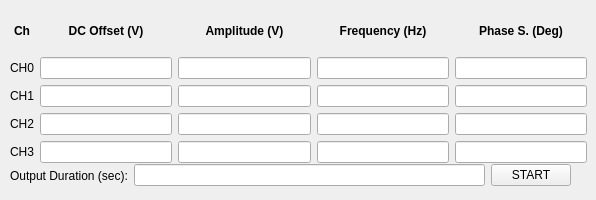
     <widget class="QWidget" name="tab_2">
      <attribute name="title">
       <string>Sine</string>
      </attribute>
      <widget class="QWidget" name="gridLayoutWidget_3">
       <property name="geometry">
        <rect>
         <x>10</x>
         <y>10</y>
         <width>577</width>
         <height>153</height>
        </rect>
       </property>
       <layout class="QGridLayout" name="gridLayout_3">
        <item row="0" column="0">
         <widget class="QLabel" name="label_5">
          <property name="font">
           <font>
            <weight>75</weight>
            <bold>true</bold>
           </font>
          </property>
          <property name="text">
           <string>Ch</string>
          </property>
          <property name="alignment">
           <set>Qt::AlignCenter</set>
          </property>
         </widget>
        </item>
        <item row="0" column="2">
         <widget class="QLabel" name="label_6">
          <property name="font">
           <font>
            <weight>75</weight>
            <bold>true</bold>
           </font>
          </property>
          <property name="text">
           <string>Amplitude (V)</string>
          </property>
          <property name="alignment">
           <set>Qt::AlignCenter</set>
          </property>
         </widget>
        </item>
        <item row="0" column="3">
         <widget class="QLabel" name="label_7">
          <property name="font">
           <font>
            <weight>75</weight>
            <bold>true</bold>
           </font>
          </property>
          <property name="text">
           <string>Frequency (Hz)</string>
          </property>
          <property name="alignment">
           <set>Qt::AlignCenter</set>
          </property>
         </widget>
        </item>
        <item row="0" column="4">
         <widget class="QLabel" name="label_8">
          <property name="font">
           <font>
            <weight>75</weight>
            <bold>true</bold>
           </font>
          </property>
          <property name="text">
           <string>Phase S. (Deg)</string>
          </property>
          <property name="alignment">
           <set>Qt::AlignCenter</set>
          </property>
         </widget>
        </item>
        <item row="3" column="2">
         <widget class="QLineEdit" name="lesin_amp_ch2"/>
        </item>
        <item row="2" column="2">
         <widget class="QLineEdit" name="lesin_amp_ch1"/>
        </item>
        <item row="1" column="2">
         <widget class="QLineEdit" name="lesin_amp_ch0"/>
        </item>
        <item row="4" column="2">
         <widget class="QLineEdit" name="lesin_amp_ch3"/>
        </item>
        <item row="2" column="3">
         <widget class="QLineEdit" name="lesin_freq_ch1"/>
        </item>
        <item row="1" column="3">
         <widget class="QLineEdit" name="lesin_freq_ch0"/>
        </item>
        <item row="4" column="3">
         <widget class="QLineEdit" name="lesin_freq_ch3"/>
        </item>
        <item row="3" column="3">
         <widget class="QLineEdit" name="lesin_freq_ch2"/>
        </item>
        <item row="1" column="4">
         <widget class="QLineEdit" name="lesin_phi_ch0"/>
        </item>
        <item row="3" column="4">
         <widget class="QLineEdit" name="lesin_phi_ch2"/>
        </item>
        <item row="4" column="4">
         <widget class="QLineEdit" name="lesin_phi_ch3"/>
        </item>
        <item row="2" column="4">
         <widget class="QLineEdit" name="lesin_phi_ch1"/>
        </item>
        <item row="0" column="1">
         <widget class="QLabel" name="label_9">
          <property name="font">
           <font>
            <weight>75</weight>
            <bold>true</bold>
           </font>
          </property>
          <property name="text">
           <string>DC Offset (V)</string>
          </property>
          <property name="alignment">
           <set>Qt::AlignCenter</set>
          </property>
         </widget>
        </item>
        <item row="1" column="1">
         <widget class="QLineEdit" name="lesin_off_ch0"/>
        </item>
        <item row="2" column="1">
         <widget class="QLineEdit" name="lesin_off_ch1"/>
        </item>
        <item row="3" column="1">
         <widget class="QLineEdit" name="lesin_off_ch2"/>
        </item>
        <item row="4" column="1">
         <widget class="QLineEdit" name="lesin_off_ch3"/>
        </item>
        <item row="1" column="0">
         <widget class="QLabel" name="label_24">
          <property name="text">
           <string>CH0</string>
          </property>
         </widget>
        </item>
        <item row="2" column="0">
         <widget class="QLabel" name="label_25">
          <property name="text">
           <string>CH1</string>
          </property>
         </widget>
        </item>
        <item row="3" column="0">
         <widget class="QLabel" name="label_26">
          <property name="text">
           <string>CH2</string>
          </property>
         </widget>
        </item>
        <item row="4" column="0">
         <widget class="QLabel" name="label_27">
          <property name="text">
           <string>CH3</string>
          </property>
         </widget>
        </item>
       </layout>
      </widget>
      <widget class="QWidget" name="horizontalLayoutWidget">
       <property name="geometry">
        <rect>
         <x>10</x>
         <y>160</y>
         <width>561</width>
         <height>31</height>
        </rect>
       </property>
       <layout class="QHBoxLayout" name="horizontalLayout">
        <item>
         <widget class="QLabel" name="label_10">
          <property name="text">
           <string>Output Duration (sec):</string>
          </property>
         </widget>
        </item>
        <item>
         <widget class="QLineEdit" name="lesin_duration"/>
        </item>
        <item>
         <widget class="QPushButton" name="buttsin_start">
          <property name="text">
           <string>START</string>
          </property>
         </widget>
        </item>
       </layout>
      </widget>
     </widget>
